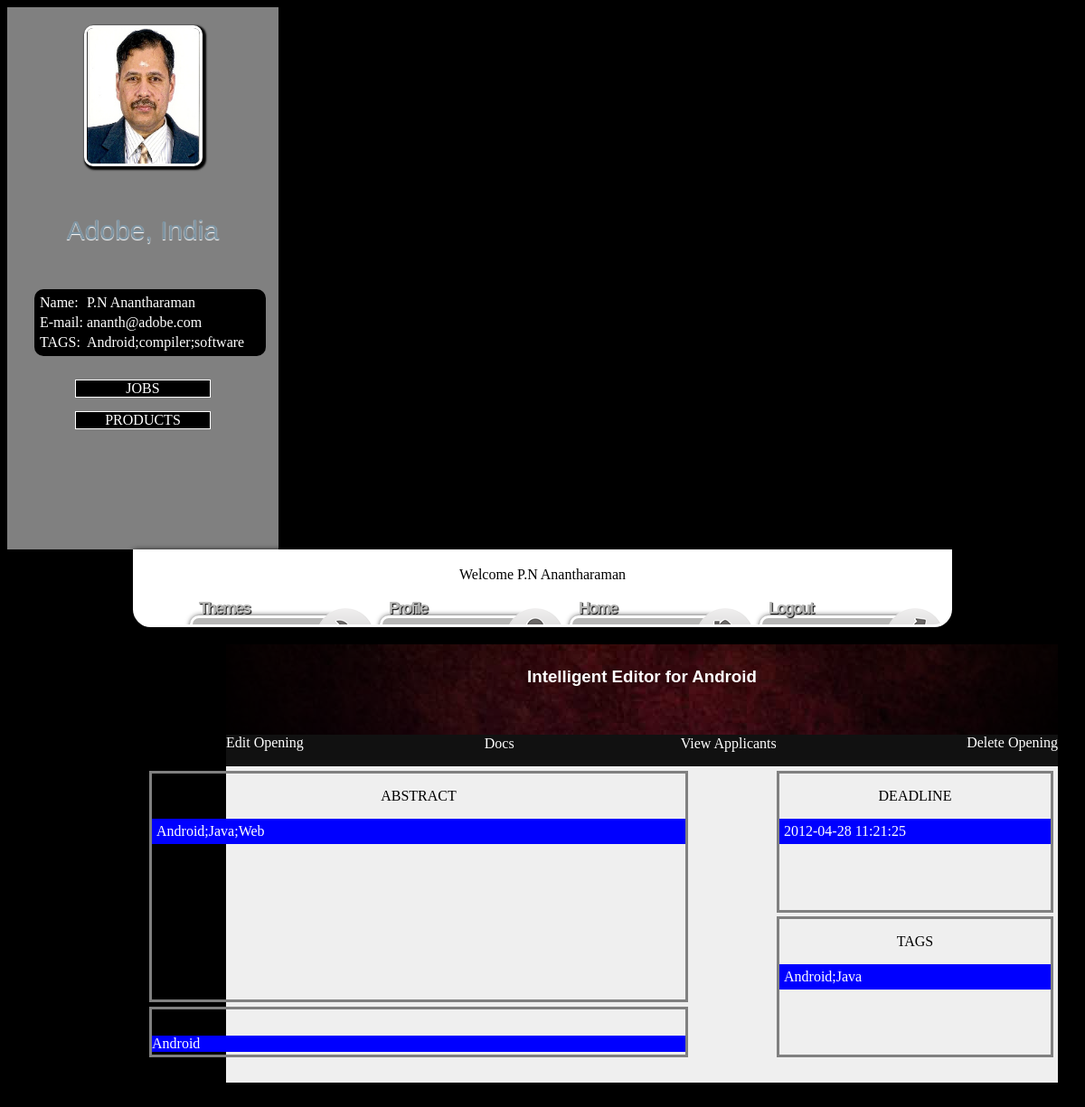
The page /corp/jobs/Specificjob.php?jid=1 on the database its author committed.
### tables this page shows
CREATE TABLE IF NOT EXISTS `users` (
  `uid` int(10) unsigned NOT NULL AUTO_INCREMENT,
  `email` varchar(500) NOT NULL,
  `uname` varchar(100) NOT NULL,
  `fname` varchar(500) NOT NULL,
  `password` varchar(1000) NOT NULL,
  `utype` varchar(1) NOT NULL,
  `dob` date NOT NULL,
  `status` varchar(1) NOT NULL DEFAULT 'w',
  `photo` varchar(100) NOT NULL DEFAULT 'default.gif',
  `about` varchar(40000) NOT NULL DEFAULT 'Please write a brief about yourself here ',
  `institution` varchar(300) NOT NULL DEFAULT 'Unknown Institution',
  PRIMARY KEY (`uid`)
);

CREATE TABLE IF NOT EXISTS `corp` (
  `cid` int(11) NOT NULL AUTO_INCREMENT,
  `name` varchar(200) NOT NULL,
  `address` varchar(200) NOT NULL,
  `email` varchar(100) NOT NULL,
  `phone` varchar(15) NOT NULL,
  `tags` varchar(500) NOT NULL,
  PRIMARY KEY (`cid`)
);

CREATE TABLE IF NOT EXISTS `job` (
  `jid` int(11) NOT NULL AUTO_INCREMENT,
  `title` varchar(100) NOT NULL,
  `abstract` text NOT NULL,
  `deadline` datetime NOT NULL,
  `tags` varchar(200) NOT NULL,
  `prerequisite` varchar(200) NOT NULL,
  `docs` text NOT NULL,
  `created_on` timestamp NOT NULL DEFAULT CURRENT_TIMESTAMP ON UPDATE CURRENT_TIMESTAMP,
  `cid` int(11) NOT NULL,
  PRIMARY KEY (`jid`)
);

### corp/jobs/Specificjob.php (the view, shortened to what this page needs)
<?php
	$jid = -1;
	$applicant = false;
	$student = false;
	$external = false;
	$studentExt = false;
	$intern = false;
	$sid = -1;
	$cid = -1;
	if(isset($_GET['jid']))
	{
		$jid = $_GET['jid'];
	}
	else
	{
		if(isset($_SESSION['jid']))
		{
			$jid = $_SESSION['jid'];
		}
	}
	$query = "Select * from job Where jid=".$jid;
	$result = mysql_query($query);
	while ($row = mysql_fetch_array($result)) {
		$cid = $row['cid'];
	}
	$result = mysql_query("SELECT * FROM users WHERE uid=".$cid);
	while($row = mysql_fetch_array($result))
	  {
	  	$uemail = $row['email'];
	  	$ufname = $row['fname'];
	  	$uphoto = $row['photo'];
	  }
if($student || $intern || $studentExt)
{
	include 'config.php';
	$result = mysql_query("SELECT * FROM users WHERE uid=".$sid);
	while($row = mysql_fetch_array($result))
	  {
	  	$hname = $row['fname'];
	  }
	mysql_close($con);
}
else if(!$student && !$studentExt && !$external && !$intern && !$applicant){
	$result = mysql_query("SELECT * FROM users WHERE uid=".$cid);
	while($row = mysql_fetch_array($result))
	  {
	  	$hname = $row['fname'];
	  }
}
					$query = "Select * From corp Where cid=".$cid;
					$result = mysql_query($query);
					if(!$result)
					{
					}
					else {
						while($row = mysql_fetch_array($result))
						{
							$tags = $row['tags'];
						}
					}
?>
<!DOCTYPE html>
<html lang="en">
	<head>
		<link rel="stylesheet" type="text/css" href="comments.css" />
		<link rel="stylesheet" href="css/menustyle.css" type="text/css" media="screen"/>
		<link rel="stylesheet" href="css/jobsstyle.css" />
		<link rel="stylesheet" type="text/css" href="css/style7.css" />
		<link rel="stylesheet" type="text/css" href="css/form.css" />
		<link rel="stylesheet" type="text/css" href="css/doc.css" />
		<link rel="stylesheet" type="text/css" href="css/appform.css" />
		<link rel="stylesheet" href="css/sjob.css" />
	</head>
	<body>
		<?php
			if($student || $intern || $applicant || $studentExt || $external)
			{
		?>
			<div id="sidebar">
					<div id="person">
						<div id="photoFrame">
							<img src="./photos/<?php echo $uphoto; ?>" id="photo" />
							<?php
								include 'config.php';
								$query = "Select * From corp Where cid=".$cid;
								$result = mysql_query($query);
								if(!$result)
								{
									echo "";
								}
								else {
									while($row = mysql_fetch_array($result))
									{
										echo '<h1>' . $row['name'] . '</h1>';
									}
								}
								mysql_close($con);
							?>
						</div>
						<?php if(!$student) {  ?><br/><div id="roundedbox"><table id="details"><tr><td>Name:</td><td><?php echo $ufname; ?></td></tr><tr><td>E-mail:</td><td><?php echo $uemail; ?></td></tr><tr><td>TAGS: </td></td><td><?php echo $tags; ?></td></tr></table></div> <?php  } ?>
					<br/><br/></div>
					<div id="buttons">
						<div id="button"><a class="linkbtn" href="#" onclick="showJobs()">JOBS</a></div>
						<div id="button"><a class="linkbtn" href="#">PRODUCTS</a></div>
					</div>
		</div>
		<div class="container">
        	<?php if($student || $intern || $studentExt){  ?><p id="welcs">Welcome <?php echo $hname; ?></p><?php } ?>
            <ul id="menu">
                <li>
                    <a href="#">
                        <i class="icon_about"></i>
                        <span class="title">Themes</span>
                        <span class="description">Customize the look and feel</span>
                    </a>
                </li>
                <li>
                    <a href="#">
                        <i class="icon_work"></i>
                        <span class="title">Profile</span>
                        <span class="description">See your profile and portfolio</span>
                    </a>
                </li>
                <li>
                    <a href="http://localhost/student/index.php">
                        <i class="icon_help"></i>
                        <span class="title">Home</span>
                        <span class="description">Go to your wall</span>
                    </a>
                </li>
                <li>
                    <a href="http://localhost/student/logout.php">
                        <i class="icon_search"></i>
                        <span class="title">Logout</span>
                        <span class="description">Logout of educorp</span>
                    </a>
                </li>
            </ul>
        </div>
		<?php
			}
			else {
				?>
					<div id="sidebar">
					<div id="person">
						<div id="photoFrame">
							<img src="./photos/<?php echo $uphoto; ?>" id="photo" />
							<?php
								$query = "Select * From corp Where cid=".$cid;
								$result = mysql_query($query);
								if(!$result)
								{
									echo "";
								}
								else {
									while($row = mysql_fetch_array($result))
									{
										echo '<h1>' . $row['name'] . '</h1>';
									}
								}
							?>
						</div>
						<br/><div id="roundedbox"><table id="details"><tr><td>Name:</td><td><?php echo $ufname; ?></td></tr><tr><td>E-mail:</td><td><?php echo $uemail; ?></td></tr><tr><td>TAGS: </td></td><td><?php echo $tags; ?></td></tr></table></div>
					<br/><br/></div>
					<div id="buttons">
						<div id="button"><a class="linkbtn" href="http://localhost/corp/jobs/Alljobs.php">JOBS</a></div>
						<div id="button"><a class="linkbtn" href="#">PRODUCTS</a></div>
					</div>
		</div>
		<div class="container">
        	<p id="welcs">Welcome <?php echo $hname; ?></p>
            <ul id="menu">
                <li>
                    <a href="#">
                        <i class="icon_about"></i>
                        <span class="title">Themes</span>
                        <span class="description">Customize the look and feel</span>
                    </a>
                </li>
                <li>
                    <a href="#">
                        <i class="icon_work"></i>
                        <span class="title">Profile</span>
                        <span class="description">See your profile and portfolio</span>
                    </a>
                </li>
                <li>
                    <a href="http://localhost/corp/jobs/index.php">
                        <i class="icon_help"></i>
                        <span class="title">Home</span>
                        <span class="description">Go to your wall</span>
                    </a>
                </li>
                <li>
                    <a href="http://localhost/student/logout.php">
                        <i class="icon_search"></i>
                        <span class="title">Logout</span>
                        <span class="description">Logout of educorp</span>
                    </a>
                </li>
            </ul>
        </div>
				<?php
			}
		?>
		<div id="wrapper">
			<div id="header">
				<div>
					<h3>
						<?php
							$result = mysql_query("SELECT * FROM job WHERE jid=".$jid);
							while($row = mysql_fetch_array($result))
							{
								echo $row['title'];
							}
						?>
					</h3>
				</div>
			</div>
			<?php
					if(!$applicant && !$external)
					{
			?>
			<div id="nav">
				<?php
					if(!$student && !$studentExt && !$intern)
					{
				?>
				<a href="#" style="float: left;">Edit Opening</a>
				<a href="#" onclick="deleteJob()" style="float: right;">Delete Opening</a>
				<a href="#app" onclick="viewDocs()" style="position: relative;left:200px;">Docs</a>
				<a href="http://localhost/corp/jobs/applicants.php" style="position: relative;left:380px;">View Applicants</a>
				<?php
					}
				?>
			</div>
			<?php
					}
			?>
			<div id="body">
					<div id="home" class="content">
				<div id="left">
					<div id="abstract">
						<p class="heads">ABSTRACT</p>
						<?php
							$result = mysql_query("SELECT * FROM job WHERE jid=".$jid);
							while($row = mysql_fetch_array($result))
							{
								if(!$student && !$studentExt && !$external && !$intern && !$applicant)
								{
									echo '<p class="jobInfo" onclick="editdesp(event)">'.$row['abstract'].'</p>';
								}
								else
									echo '<p class="jobInfo">'.$row['abstract'].'</p>';
							}
						?>
					</div>
					<div id="prerequisite">
						<label class="heads">PRE-REQUISITE</label>
						<?php
							$result = mysql_query("SELECT * FROM job WHERE jid=".$jid);
							while($row = mysql_fetch_array($result))
							{
								echo '<p class="prer">'.$row['prerequisite'].'</p>';
							}
						?>
					</div>
				</div>
				<div id="right">
					<div id="deadline">
						<p class="heads">DEADLINE</p>
						<?php
							$result = mysql_query("SELECT * FROM job WHERE jid=".$jid);
							while($row = mysql_fetch_array($result))
							{
								echo '<p class="jobInfo">'.$row['deadline'].'</p>';
							}
						?>
					</div>
					<div id="tags">
						<p class="heads">TAGS</p>
						<?php
							$result = mysql_query("SELECT * FROM job WHERE jid=".$jid);
							while($row = mysql_fetch_array($result))
							{
								if(!$student && !$studentExt && !$external && !$intern && !$applicant)
								{
									echo '<p class="jobInfo" onclick="editdesp2(event)">'.$row['tags'].'</p>';
								}
								else
									echo '<p class="jobInfo">'.$row['tags'].'</p>';
							}
						?>
					</div>
				</div>
				</div>
			</div>
		</div>
	</body>
</html>

### corp/jobs/comments.css (style rules this page uses)
label { font-size:10px; }
h1 { color:#7E94A2; font-size:30px; margin:50px 0 20px; }
h1,h2 { font-family:"Myriad Pro",Arial,Helvetica,sans-serif; text-align:center; font-weight:normal; text-shadow:0 1px 1px #FFFFFF; }
a, a:visited { color:#0196e3; text-decoration:none; outline:none; }

### corp/jobs/css/menustyle.css (style rules this page uses)
.container { width:900px; height:80px; margin:0 auto; position:relative; left: 0px; overflow:hidden; border:3px solid #fff; background-color:#fff; -moz-box-shadow:1px 1px 6px #000; -webkit-box-shadow:1px 1px 6px #000; -moz-border-radius:0px 0px 20px 20px; -webkit-border-bottom-left-radius:20px; -webkit-border-bottom-right-radius:20px; border-radius:0px 0px 20px 20px; }
ul#menu { list-style:none; position:absolute; bottom:0px; left:20px; font-size:18px; font-family: Helvetica, Arial, sans-serif; font-weight: bold; color:#999; letter-spacing:-2px; }
ul#menu li { float:left; margin:0px 0px 0px 0px; }
ul#menu a { cursor:pointer; position:relative; float:left; bottom:-95px; line-height:20px; width:210px; height: 50px; top:40px; text-decoration: none; }
.icon_about, .icon_work, .icon_help, .icon_search { width:64px; height:64px; display:block; left:140px; top:10px; position:absolute; }
.icon_about { background:transparent url(./img/tools.png) no-repeat top left; }
.icon_work { background:transparent url(./img/user.png) no-repeat top left; }
.icon_help { background:transparent url(./img/home.png) no-repeat top left; }
.icon_search { background:transparent url(./img/send_mail.png) no-repeat top left; }
ul#menu span.title { display:block; height:18px; text-shadow:1px 1px 1px #000; color:#B7B7B6; text-indent:10px; }
ul#menu span.description { width:140px; height:80px; background-color:#B7B7B6; border:3px solid #fff; color:#fff; display:block; font-family:"Comic Sans MS"; font-size:15px; padding:10px; -moz-box-shadow:1px 1px 6px #000; -webkit-box-shadow:1px 1px 6px #000; box-shadow:1px 1px 6px #000; -moz-border-radius:10px; -webkit-border-radius:10px; border-radius:10px; }
#welcs { font-family:"Comic Sans MS"; text-align:center; }

### corp/jobs/css/jobsstyle.css (style rules this page uses)
a { text-decoration:none; }
#left { float:left; }
#right { float:right; }
#abstract { width:590px; height: 250px; margin: 5px; border-style:solid; border-color:gray; position:relative; left:-90px; }
#prerequisite { width:590px; height: 50px; margin: 5px; border-style:solid; border-color:gray; position:relative; left:-90px; }
#tags { width: 300px; height:150px; position:relative; top: -328px; margin:5px; border-style:solid; border-color:gray; }
#deadline { width: 300px; height:151px; position:relative; top: -327px; margin:5px; border-style:solid; border-color:gray; }
.jobInfo { padding:5px; text-align:justify; font-family:"Lucida Sans"; background-color:blue; color:white; }
.prer { background-color:blue; position: relative; top: -5px; color:white; }
.heads { text-align:center; font-family:"Lucida Console"; }

### corp/jobs/css/style7.css (style rules this page uses)
.content { color: black; }

### corp/jobs/css/form.css (style rules this page uses)
a { outline:none; }

### corp/jobs/css/appform.css (style rules this page uses)
label { padding:5px; }

### corp/jobs/css/sjob.css (style rules this page uses)
#sidebar { float:left; width:300px; height:600px; background-color:#808080; }
#photoFrame { text-align:center; position: relative; top: 20px; }
#photo { -webkit-border-radius:10px; -webkit-box-shadow: black 2px 2px 2px 2px;; border-style:solid; border-width:3px; border-color:white; background-color:black; color:blue; width:125px; height:150px; }
#roundedbox { -webkit-border-radius:10px; -webkit-box-shadow: Grey 2px 2px 2px; padding:3px; background-color:black; color:white; width:250px; position:relative; left: 30px; top: 30px; }
#buttons { position:relative; left: 75px; top: 20px; }
#button { width: 50%; height:35px; }
.linkbtn { font-size:16px; border-style:solid; border-width:thin; border-color:white; display:block; text-align:center; color:white; background-color:black; text-decoration:none; }

### corp/jobs/Specificjob.php (style rules this page uses)
body { background-color: #000; }
#wrapper { width:920px; margin:0 auto; position:relative; left:110px; }
#header { height:100px; background: #000 url(background.jpg) repeat-y scroll left top; text-align:center; }
#header div { width:920px; height:100px; background: transparent url(overlay.png) no-repeat scroll left top; }
#header h3 { padding-top:25px; font-family: Arial, "MS Trebuchet", sans-serif; color:white; }
#body { background-color:#efefef; height:350px; }
#nav { height:35px; background-color: #111; color:white; }
#nav a { vertical-align:middle; font-family:"Comic Sans MS"; text-decoration:none; color:white; }

### rows shown on the page
users: photo (picture), fname "P.N Anantharaman", email "ananth@adobe.com"
corp: name "Adobe, India", tags "Android;compiler;software"
job: title "Intelligent Editor for Android", abstract "Android;Java;Web", prerequisite "Android", deadline "2012-04-28 11:21:25", tags "Android;Java"
